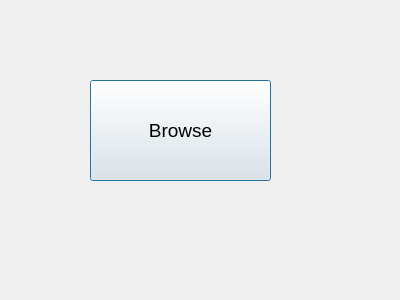
<?xml version="1.0" encoding="UTF-8"?>
<ui version="4.0">
 <class>browse</class>
 <widget class="QDialog" name="browse">
  <property name="geometry">
   <rect>
    <x>0</x>
    <y>0</y>
    <width>400</width>
    <height>300</height>
   </rect>
  </property>
  <property name="cursor">
   <cursorShape>PointingHandCursor</cursorShape>
  </property>
  <property name="mouseTracking">
   <bool>false</bool>
  </property>
  <property name="focusPolicy">
   <enum>Qt::NoFocus</enum>
  </property>
  <property name="windowTitle">
   <string>Dialog</string>
  </property>
  <property name="autoFillBackground">
   <bool>false</bool>
  </property>
  <property name="modal">
   <bool>false</bool>
  </property>
  <widget class="QPushButton" name="Browse">
   <property name="geometry">
    <rect>
     <x>90</x>
     <y>80</y>
     <width>181</width>
     <height>101</height>
    </rect>
   </property>
   <property name="font">
    <font>
     <pointsize>14</pointsize>
    </font>
   </property>
   <property name="cursor">
    <cursorShape>ArrowCursor</cursorShape>
   </property>
   <property name="styleSheet">
    <string notr="true">gridline-color: rgb(255, 0, 0);</string>
   </property>
   <property name="text">
    <string>Browse</string>
   </property>
  </widget>
 </widget>
 <resources/>
 <connections/>
</ui>
